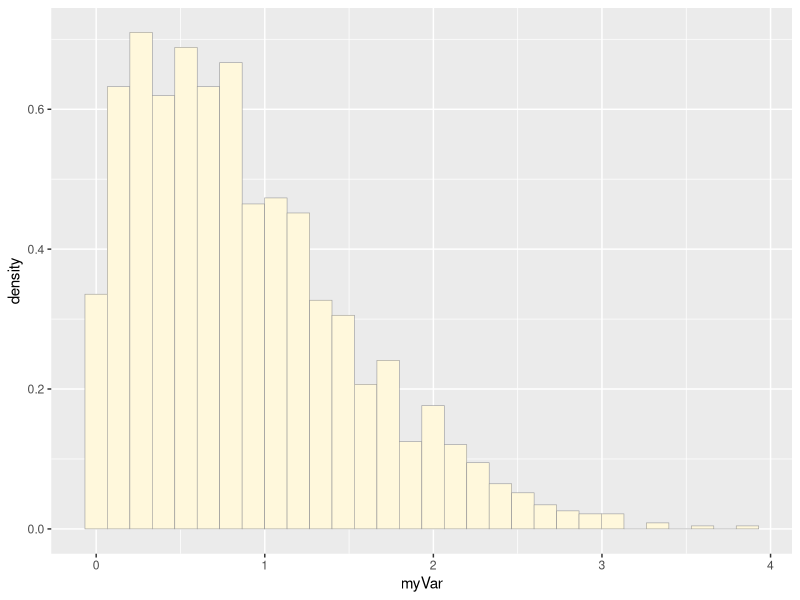
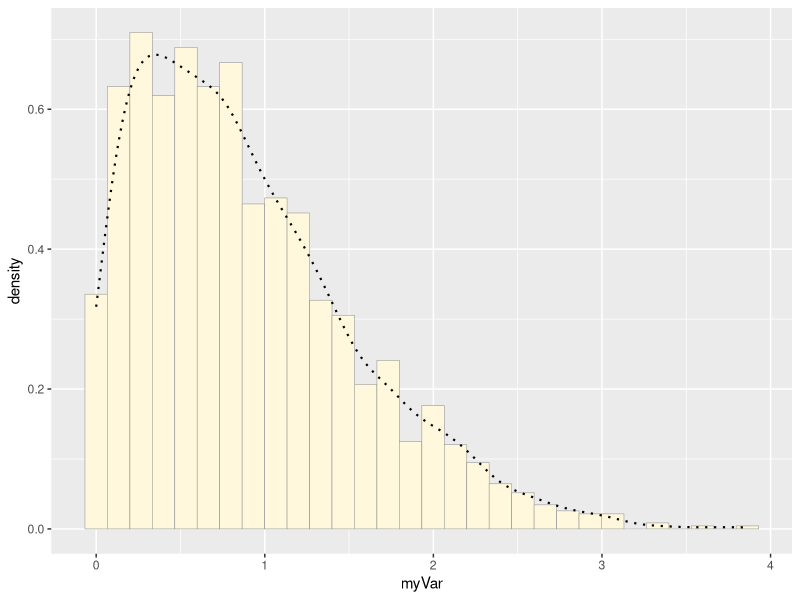
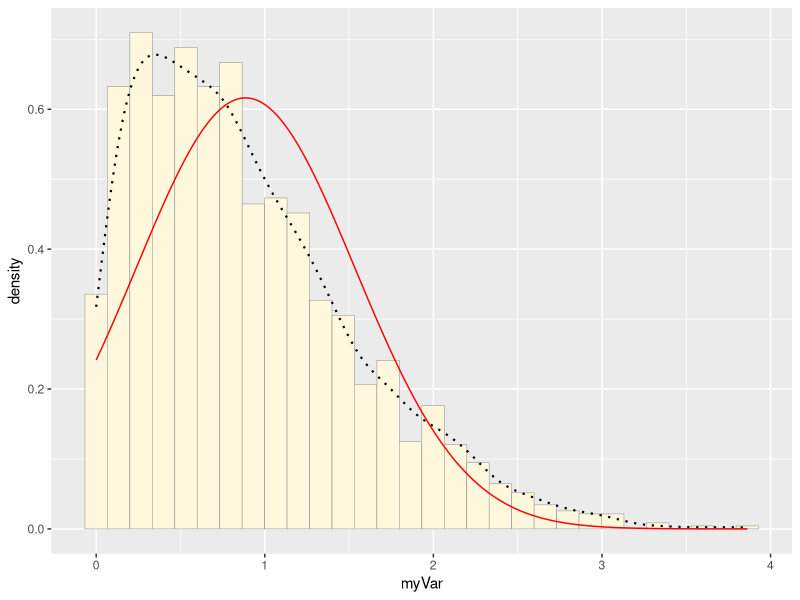
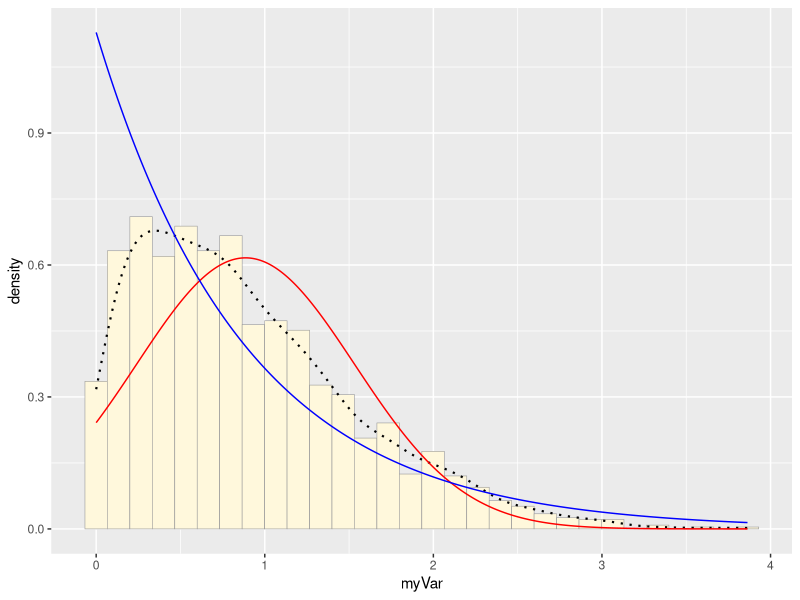
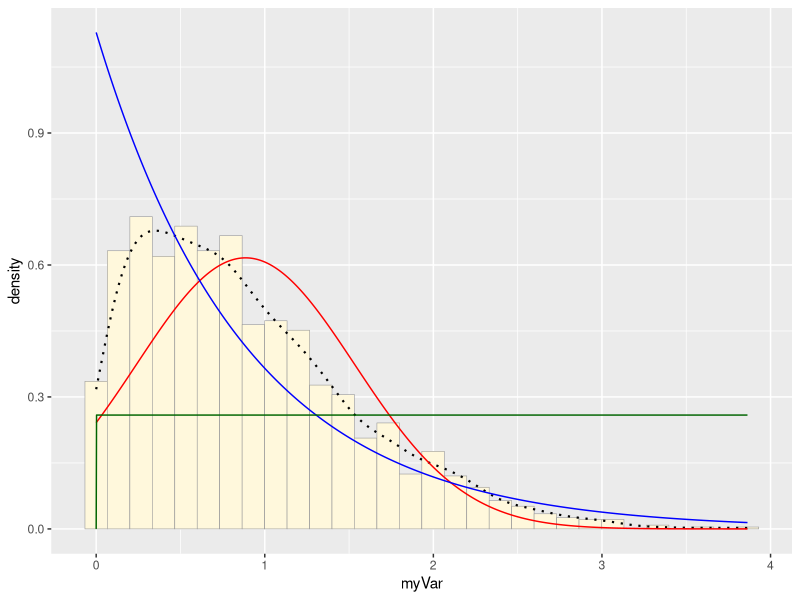
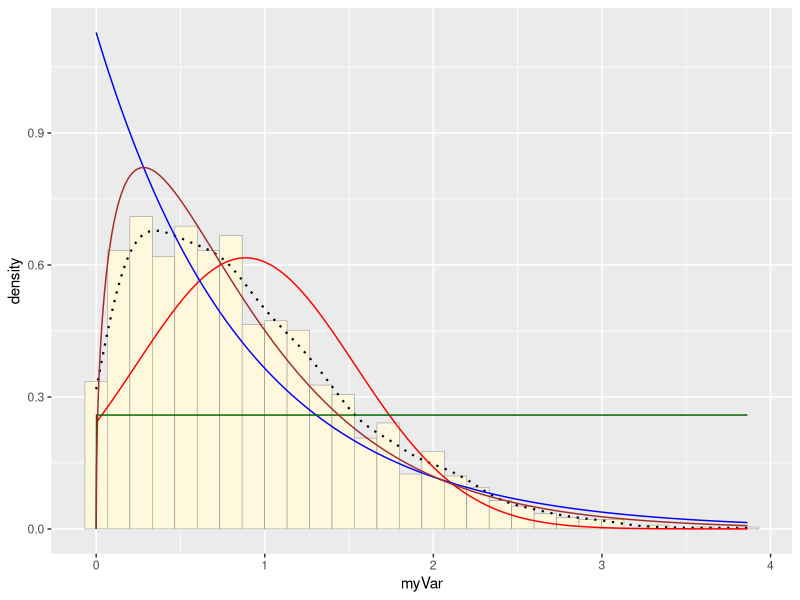
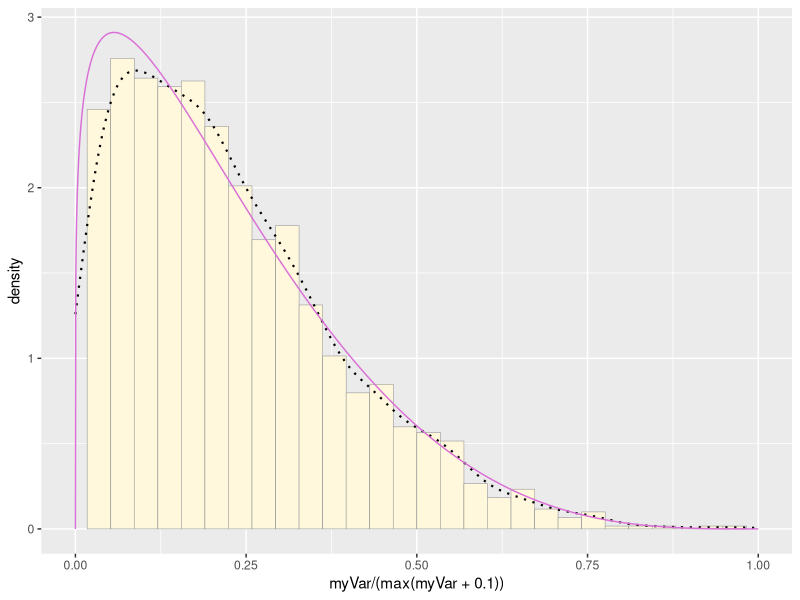
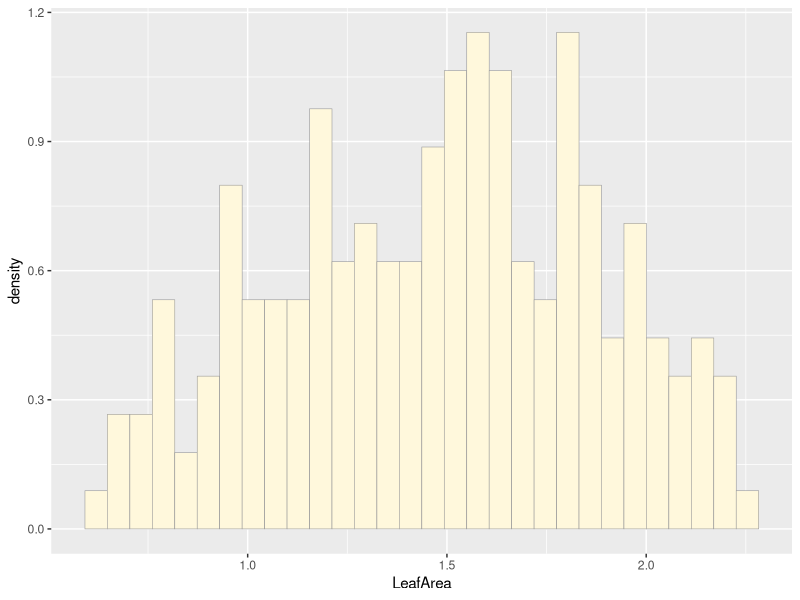

Generate these figures, in order, with R: (Note: this script raises an error after producing the figures.)
## ---- chunk 1
library(dplyr)
data(iris)
print(iris)
library(tidyverse)

longiris<-iris %>% 
  gather(Sepal.Length:Petal.Width, key="Trait", value="Measurement")

print(longiris)

longiris<-iris %>% 
  gather(Sepal.Length:Petal.Width, key="Trait", value="Measurement") %>%
  group_by(Species, Trait) %>%
  summarize(Mean= mean(Measurement))

head(longiris)
print(longiris)

library(ggplot2) # for graphics
library(MASS) # for maximum likelihood estimation

# quick and dirty, a truncated normal distribution to work on the solution set

z <- rnorm(n=3000,mean=0.2) #creating a data frame, 3000 obs, and mean of .2
z <- data.frame(1:3000,z) 
names(z) <- list("ID","myVar") #providing column names
z <- z[z$myVar>0,] #calling variables greater than zero
str(z)
summary(z$myVar) #provides quartiles, mean, median and max value

p1 <- ggplot(data=z, aes(x=myVar, y=..density..)) +  #plots the distribution of the dataset
  geom_histogram(color="grey60",fill="cornsilk",size=0.2)  #aesthetics 
print(p1)

p1 <-  p1 +  geom_density(linetype="dotted",size=0.75) #adding a dotted line around the distribution
print(p1)

normPars <- fitdistr(z$myVar,"normal")#fit a normal distribution to dataset z
print(normPars)
str(normPars)
normPars$estimate["mean"] # note structure of getting a named attribute

meanML <- normPars$estimate["mean"] #calculating mean assuming normality
sdML <- normPars$estimate["sd"] #calculating sd assuming normality

xval <- seq(0,max(z$myVar),len=length(z$myVar))#creating values of x from our data


stat <- stat_function(aes(x = xval, y = ..y..), fun = dnorm, colour="red", n = length(z$myVar), args = list(mean = meanML, sd = sdML)) #statfunction is used to superimpose a function on top of a plot, using dnorm prob density function
p1 + stat #visualzing the distribution over the data

 expoPars <- fitdistr(z$myVar,"exponential") #fitting an exponential distribution to z, fitdistr= maximum likelihood 
rateML <- expoPars$estimate["rate"]

stat2 <- stat_function(aes(x = xval, y = ..y..), fun = dexp, colour="blue", n = length(z$myVar), args = list(rate=rateML))
 p1 + stat + stat2 #superimposing a exponential curve onto data z
 
 stat3 <- stat_function(aes(x = xval, y = ..y..), fun = dunif, colour="darkgreen", n = length(z$myVar), args = list(min=min(z$myVar), max=max(z$myVar))) #superimposing a uniform distribution to z
 p1 + stat + stat2 + stat3 #visualizing them alltogether 
 
 gammaPars <- fitdistr(z$myVar,"gamma") #creating a gamma distribution
shapeML <- gammaPars$estimate["shape"] 
rateML <- gammaPars$estimate["rate"]

stat4 <- stat_function(aes(x = xval, y = ..y..), fun = dgamma, colour="brown", n = length(z$myVar), args = list(shape=shapeML, rate=rateML)) #superimposing a gamma distribution to z
 p1 + stat + stat2 + stat3 + stat4 #compiling all distributions on p1
 
 pSpecial <- ggplot(data=z, aes(x=myVar/(max(myVar + 0.1)), y=..density..)) + #creating a new plot, x is now a ratio, y is still a #density 
  geom_histogram(color="grey60",fill="cornsilk",size=0.2) + 
  xlim(c(0,1)) +
  geom_density(size=0.75,linetype="dotted")

betaPars <- fitdistr(x=z$myVar/max(z$myVar + 0.1),start=list(shape1=1,shape2=2),"beta") #fitting a beta distribution onto z
shape1ML <- betaPars$estimate["shape1"]
shape2ML <- betaPars$estimate["shape2"]

statSpecial <- stat_function(aes(x = xval, y = ..y..), fun = dbeta, colour="orchid", n = length(z$myVar), args = list(shape1=shape1ML,shape2=shape2ML)) #superimposing beta distribution onto the pspecial plot, fits the #data very well
pSpecial + statSpecial

mydata <- read.table("MyDataFile.csv",header=TRUE,sep=",", stringsAsFactors=FALSE) #reading in my data file
str(mydata)
summary(mydata)
head(mydata)
summary(mydata)


p1 <- ggplot(data=mydata, aes(x=LeafArea, y=..density..)) +
  geom_histogram(color="grey60",fill="cornsilk",size=0.2) 
print(p1)

p1 <-  p1 +  geom_density(linetype="dotted",size=0.75)
print(p1)
leafarea<-mydata$LeafArea
normPars <- fitdistr(leafarea,"normal")
print(normPars)
str(normPars)
normPars$estimate["mean"] # note structure of getting a named attribute


meanML <- normPars$estimate["mean"]
sdML <- normPars$estimate["sd"]

xval <- seq(0,max(leafarea),len=length(leafarea))

 stat <- stat_function(aes(x = xval, y = ..y..), fun = dnorm, colour="red", n = length(leafarea), args = list(mean = meanML, sd = sdML)) #distribution does not approximate normal distribution
 p1 + stat
 
 
expoPars <- fitdistr(leafarea,"exponential")
rateML <- expoPars$estimate["rate"]

stat2 <- stat_function(aes(x = xval, y = ..y..), fun = dexp, colour="blue", n = length(leafarea), args = list(rate=rateML)) #also #doesnt approximate an exponential dist
 p1 + stat + stat2
 
 stat3 <- stat_function(aes(x = xval, y = ..y..), fun = dunif, colour="darkgreen", n = length(leafarea), args = list(min=min(leafarea), max=max(mydata$LeafArea)))
 p1 + stat + stat2 + stat3 #mydata approximates a uniform distribution
 
 gammaPars <- fitdistr(leafarea,"gamma")
shapeML <- gammaPars$estimate["shape"]
rateML <- gammaPars$estimate["rate"]

stat4 <- stat_function(aes(x = xval, y = ..y..), fun = dgamma, colour="brown", n = length(leafarea), args = list(shape=shapeML, rate=rateML))
 p1 + stat + stat2 + stat3 + stat4 #doesnt approximate a gamma dist
 
 pSpecial <- ggplot(data=mydata, aes(x=leafarea/(max(leafarea + 0.1)), y=..density..)) +
  geom_histogram(color="grey60",fill="cornsilk",size=0.2) + 
  xlim(c(0,1)) +
  geom_density(size=0.75,linetype="dotted")

betaPars <- fitdistr(x=leafarea/max(leafarea + 0.1),start=list(shape1=1,shape2=2),"beta")
shape1ML <- betaPars$estimate["shape1"]
shape2ML <- betaPars$estimate["shape2"]

statSpecial <- stat_function(aes(x = xval, y = ..y..), fun = dbeta, colour="orchid", n = length(leafarea), args = list(shape1=shape1ML,shape2=shape2ML))
pSpecial + statSpecial


#5)
#Using the best-fitting distribution, go back to the code and get the maximum likelihood parameters. Use those to simulate a new #data #set, with the same length as your original vector, and plot that in a histogram and add the probability density curve. #Right below #that, generate a fresh histogram plot of the original data, and also include the probability density curve.

normPars <- fitdistr(leafarea,"normal")
print(normPars)
str(normPars)
normPars$estimate["mean"] # note structure of getting a named attribute
meanML <- normPars$estimate["mean"]
meanML
sdML <- normPars$estimate["sd"]
sd

newdist <- rnorm(n=200, mean= 1.47, sd=0.39)
length(newdist)
str(newdist)
head(newdist)

p2<-qplot(x=newdist, color=I("black"), fill=I("goldenrod"))+  geom_density(linetype="dotted",size=0.75)
p2
stat5 <- stat_function(aes(x = newdist, y = ..y..), fun = dnorm, colour="red", n = length(1:200), args = list(mean = meanML, sd = sdML)) 
p2 + stat5

#histogram of original my dataset
stat <- stat_function(aes(x = xval, y =..y..), fun = dnorm, colour="red", n = length(leafarea), args = list(mean = meanML, sd = sdML)) #distribution does not approximate normal distribution
 
p1 + stat

